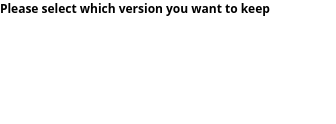
<?xml version="1.0" encoding="UTF-8"?>
<ui version="4.0">
 <class>LocalAndRemoteDifferentWidget</class>
 <widget class="QWidget" name="LocalAndRemoteDifferentWidget">
  <property name="geometry">
   <rect>
    <x>0</x>
    <y>0</y>
    <width>336</width>
    <height>124</height>
   </rect>
  </property>
  <property name="windowTitle">
   <string notr="true"/>
  </property>
  <property name="styleSheet">
   <string notr="true">#LocalAndRemoteDifferentWidget
{
background-color: transparent;
}</string>
  </property>
  <layout class="QVBoxLayout" name="verticalLayout">
   <property name="spacing">
    <number>7</number>
   </property>
   <property name="leftMargin">
    <number>0</number>
   </property>
   <property name="topMargin">
    <number>0</number>
   </property>
   <property name="rightMargin">
    <number>11</number>
   </property>
   <property name="bottomMargin">
    <number>11</number>
   </property>
   <item alignment="Qt::AlignTop">
    <widget class="QLabel" name="selectLabel">
     <property name="font">
      <font>
       <family>Lato 13</family>
       <bold>true</bold>
      </font>
     </property>
     <property name="text">
      <string>Please select which version you want to keep</string>
     </property>
     <property name="indent">
      <number>0</number>
     </property>
     <property name="type" stdset="0">
      <string notr="true">primary</string>
     </property>
    </widget>
   </item>
   <item>
    <spacer name="verticalSpacer">
     <property name="orientation">
      <enum>Qt::Vertical</enum>
     </property>
     <property name="sizeType">
      <enum>QSizePolicy::Fixed</enum>
     </property>
     <property name="sizeHint" stdset="0">
      <size>
       <width>0</width>
       <height>5</height>
      </size>
     </property>
    </spacer>
   </item>
   <item>
    <widget class="QWidget" name="chooseContainer" native="true">
     <layout class="QVBoxLayout" name="chooseLayout">
      <property name="spacing">
       <number>12</number>
      </property>
      <property name="leftMargin">
       <number>1</number>
      </property>
      <property name="topMargin">
       <number>1</number>
      </property>
      <property name="rightMargin">
       <number>1</number>
      </property>
      <property name="bottomMargin">
       <number>1</number>
      </property>
      <item>
       <widget class="CloudStalledIssueChooseWidget" name="chooseRemoteCopy" native="true"/>
      </item>
      <item>
       <widget class="LocalStalledIssueChooseWidget" name="chooseLocalCopy" native="true"/>
      </item>
      <item>
       <widget class="GenericChooseWidget" name="keepLastModifiedOption" native="true"/>
      </item>
      <item>
       <widget class="GenericChooseWidget" name="keepBothOption" native="true"/>
      </item>
     </layout>
    </widget>
   </item>
  </layout>
 </widget>
 <customwidgets>
  <customwidget>
   <class>CloudStalledIssueChooseWidget</class>
   <extends>QWidget</extends>
   <header>stalled_issues_cases/LocalAndRemoteChooseWidget.h</header>
   <container>1</container>
  </customwidget>
  <customwidget>
   <class>LocalStalledIssueChooseWidget</class>
   <extends>QWidget</extends>
   <header>stalled_issues_cases/LocalAndRemoteChooseWidget.h</header>
   <container>1</container>
  </customwidget>
  <customwidget>
   <class>GenericChooseWidget</class>
   <extends>QWidget</extends>
   <header>StalledIssueChooseWidget.h</header>
   <container>1</container>
  </customwidget>
 </customwidgets>
 <resources/>
 <connections/>
</ui>
